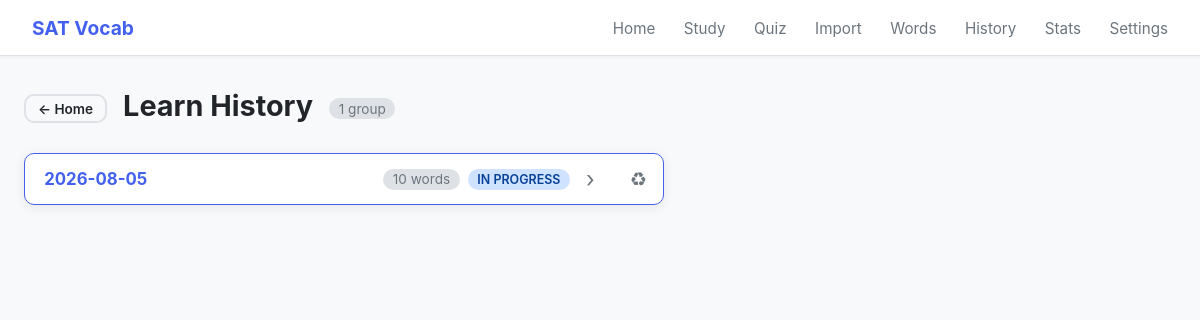
/session/history, run on the app's committed database.
### tables this page shows
CREATE TABLE learn_group (
            id           INTEGER PRIMARY KEY AUTOINCREMENT,
            started_at   DATE NOT NULL,
            completed_at DATE
        );

### routes/session.py (the view)
@bp.route('/session/history')
def learn_history():
    groups_raw = get_all_learn_groups()
    groups = []
    for g in groups_raw:
        label = _group_label(g['id'])
        groups.append({'group': g, 'label': label})
    return render_template('learn_history.html', groups=groups)

### database.py (called while the page is built)
def get_db():
    conn = sqlite3.connect(DATABASE)
    conn.row_factory = sqlite3.Row
    conn.execute("PRAGMA foreign_keys = ON")
    return conn

### routes/session.py (called while the page is built, shortened)
def _group_label(group_id):
    conn = get_db()
    g = conn.execute("SELECT started_at FROM learn_group WHERE id = ?", (group_id,)).fetchone()
    if not g:
        conn.close()
        return str(group_id)
    date_str = g['started_at']
    total = conn.execute(
        "SELECT COUNT(*) FROM learn_group WHERE started_at = ?", (date_str,)
    ).fetchone()[0]
    if total == 1:
        conn.close()
        return date_str

### scheduler.py (called while the page is built)
def get_all_learn_groups():
    conn = get_db()
    rows = conn.execute("""
        SELECT lg.id, lg.started_at, lg.completed_at,
               COUNT(lgw.word_id) as word_count
        FROM learn_group lg
        LEFT JOIN learn_group_word lgw ON lgw.group_id = lg.id
        GROUP BY lg.id
        ORDER BY lg.id DESC
    """).fetchall()
    conn.close()
    return rows

### templates/learn_history.html (shortened to what this page needs)
{% extends "base.html" %}
{% block content %}
<div class="page-header">
  <div style="display:flex; align-items:center; gap:1rem; flex-wrap:wrap;">
    <a href="{{ url_for('home.index') }}" class="btn btn-outline btn-sm">&#8592; Home</a>
    <h1>Learn History</h1>
    <span class="count-badge">{{ groups|length }} group{{ 's' if groups|length != 1 }}</span>
  </div>
</div>
{% if groups %}
<div class="history-list">
  {% for item in groups %}
  {% set g = item.group %}
  <div class="history-row {% if not g.completed_at %}history-row-active{% endif %}">
    <a href="{{ url_for('session.group_detail', group_id=g.id, ref='history') }}"
       class="history-row-link">
      <span class="history-row-label">{{ item.label }}</span>
      <span class="history-row-meta">
        <span class="count-badge">{{ g.word_count }} word{{ 's' if g.word_count != 1 }}</span>
        {% if not g.completed_at %}
          <span class="status-badge status-learning">In Progress</span>
        {% else %}
          <span class="status-badge status-mastered">Done</span>
        {% endif %}
      </span>
      <span class="history-row-arrow">&#8250;</span>
    </a>
    <form method="post"
          action="{{ url_for('session.reset_group', group_id=g.id) }}"
          onsubmit="return confirm('Reset group {{ item.label }}? All words will return to new.')">
      <button type="submit" class="btn-recycle" title="Reset group and return words to new">&#9851;</button>
    </form>
  </div>
  {% endfor %}
</div>
{% else %}
<div class="empty-msg" style="padding:3rem;">
  No learn groups yet. <a href="{{ url_for('session.start') }}">Start a session</a> to create your first group.
</div>
{% endif %}
{% endblock %}

### static/style.css (style rules this page uses)
:root { --bg: #f8f9fa; --surface: #ffffff; --border: #dee2e6; --text: #212529; --text-muted: #6c757d; --primary: #4361ee; --primary-dark: #3451d1; --success: #2dc653; --warning: #f8961e; --danger: #ef233c; --learn: #4361ee; --review: #f8961e; --test: #7209b7; --mastered: #2dc653; --radius: 10px; --shadow: 0 2px 12px rgba(0,0,0,0.08); }
* { box-sizing: border-box; margin: 0; padding: 0; }
body { font-family: -apple-system, BlinkMacSystemFont, 'Segoe UI', sans-serif; background: var(--bg); color: var(--text); min-height: 100vh; }
.btn { display: inline-block; padding: 0.5rem 1.25rem; border-radius: var(--radius); border: 2px solid transparent; font-size: 0.95rem; font-weight: 600; cursor: pointer; text-decoration: none; transition: all 0.15s; }
.btn-outline { background: transparent; border-color: var(--border); color: var(--text); }
.btn-sm { padding: 0.3rem 0.75rem; font-size: 0.85rem; }
.page-header { margin-bottom: 1.5rem; }
.page-header h1 { font-size: 1.8rem; margin-bottom: 0.4rem; }
.status-badge { display: inline-block; padding: 0.2rem 0.6rem; border-radius: 12px; font-size: 0.78rem; font-weight: 600; text-transform: uppercase; }
.status-learning { background: #cfe2ff; color: #084298; }
.count-badge { background: var(--border); border-radius: 12px; padding: 0.15rem 0.6rem; font-size: 0.85rem; color: var(--text-muted); font-weight: 400; }
.history-list { display: flex; flex-direction: column; gap: 0.5rem; max-width: 640px; }
.history-row { display: flex; align-items: center; background: var(--surface); border: 1px solid var(--border); border-radius: var(--radius); box-shadow: var(--shadow); transition: box-shadow 0.15s, transform 0.1s; overflow: hidden; }
.history-row-active { border-color: var(--learn); }
.history-row-link { display: flex; align-items: center; gap: 1rem; flex: 1; padding: 0.85rem 1.2rem; text-decoration: none; color: var(--text); }
.history-row-label { font-weight: 700; font-size: 1.05rem; flex: 1; }
.history-row-active .history-row-label { color: var(--learn); }
.history-row-meta { display: flex; align-items: center; gap: 0.5rem; }
.history-row-arrow { color: var(--text-muted); font-size: 1.4rem; line-height: 1; }
.btn-recycle { background: none; border: none; cursor: pointer; font-size: 1.2rem; color: var(--text-muted); padding: 0.85rem 1rem; transition: color 0.15s; line-height: 1; }

### data on the page
learn_group: label "2026-08-05", word_count "10", word_count "s"

### other printed values
{{ groups|length }} "1"
